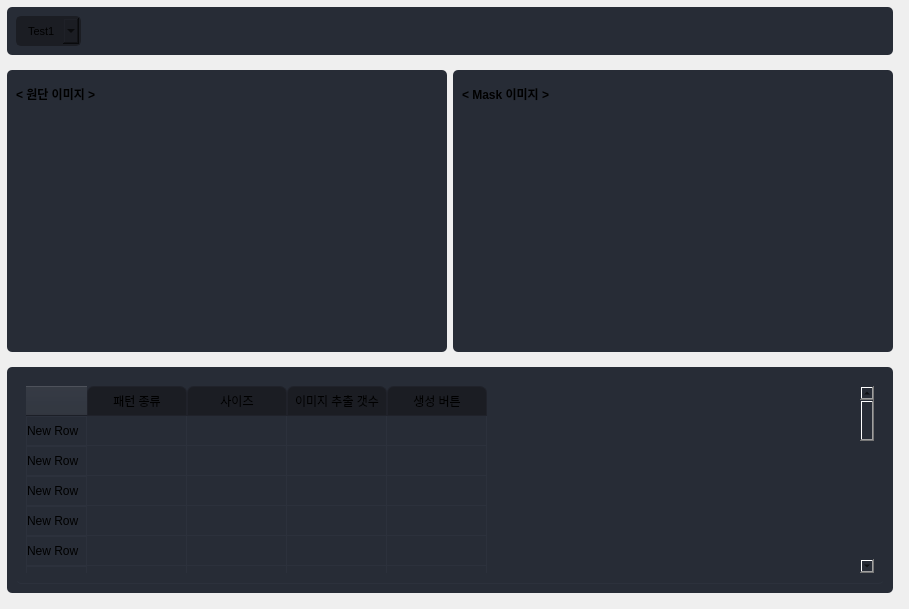
                  <widget class="QWidget" name="page_management">
                   <widget class="QFrame" name="verticalFrame">
                    <property name="geometry">
                     <rect>
                      <x>0</x>
                      <y>0</y>
                      <width>900</width>
                      <height>600</height>
                     </rect>
                    </property>
                    <layout class="QVBoxLayout" name="verticalLayout_16">
                     <property name="leftMargin">
                      <number>7</number>
                     </property>
                     <property name="topMargin">
                      <number>7</number>
                     </property>
                     <property name="rightMargin">
                      <number>7</number>
                     </property>
                     <property name="bottomMargin">
                      <number>7</number>
                     </property>
                     <item>
                      <widget class="QFrame" name="horizontalFrame_2">
                       <property name="maximumSize">
                        <size>
                         <width>16777215</width>
                         <height>50</height>
                        </size>
                       </property>
                       <property name="styleSheet">
                        <string notr="true">background-color: rgb(39, 44, 54);
border-radius: 5px;</string>
                       </property>
                       <layout class="QHBoxLayout" name="horizontalLayout_17">
                        <item>
                         <widget class="QComboBox" name="comboBox_3">
                          <property name="font">
                           <font>
                            <family>Segoe UI</family>
                            <pointsize>8</pointsize>
                           </font>
                          </property>
                          <property name="styleSheet">
                           <string notr="true">QComboBox{
	background-color: rgb(27, 29, 35);
	border-radius: 5px;
	border: 2px solid rgb(27, 29, 35);
	padding: 5px;
	padding-left: 10px;
}
QComboBox:hover{
	border: 2px solid rgb(64, 71, 88);
}
QComboBox QAbstractItemView {
	color: rgb(85, 170, 255);	
	background-color: rgb(27, 29, 35);
	padding: 10px;
	selection-background-color: rgb(39, 44, 54);
}</string>
                          </property>
                          <item>
                           <property name="text">
                            <string>Test1</string>
                           </property>
                          </item>
                         </widget>
                        </item>
                        <item>
                         <spacer name="horizontalSpacer_3">
                          <property name="orientation">
                           <enum>Qt::Horizontal</enum>
                          </property>
                          <property name="sizeHint" stdset="0">
                           <size>
                            <width>40</width>
                            <height>20</height>
                           </size>
                          </property>
                         </spacer>
                        </item>
                       </layout>
                      </widget>
                     </item>
                     <item>
                      <widget class="QFrame" name="horizontalFrame_2">
                       <property name="minimumSize">
                        <size>
                         <width>0</width>
                         <height>300</height>
                        </size>
                       </property>
                       <property name="styleSheet">
                        <string notr="true"/>
                       </property>
                       <layout class="QHBoxLayout" name="horizontalLayout_19">
                        <property name="leftMargin">
                         <number>0</number>
                        </property>
                        <property name="rightMargin">
                         <number>0</number>
                        </property>
                        <item>
                         <widget class="QFrame" name="verticalFrame">
                          <property name="styleSheet">
                           <string notr="true">background-color: rgb(39, 44, 54);
border-radius: 5px;</string>
                          </property>
                          <layout class="QVBoxLayout" name="verticalLayout_18">
                           <item>
                            <widget class="QLabel" name="textile_text">
                             <property name="maximumSize">
                              <size>
                               <width>16777215</width>
                               <height>30</height>
                              </size>
                             </property>
                             <property name="font">
                              <font>
                               <family>Segoe UI</family>
                               <pointsize>9</pointsize>
                               <weight>75</weight>
                               <bold>true</bold>
                              </font>
                             </property>
                             <property name="text">
                              <string>&lt; 원단 이미지 &gt;</string>
                             </property>
                            </widget>
                           </item>
                           <item>
                            <widget class="QLabel" name="textile_image">
                             <property name="text">
                              <string/>
                             </property>
                            </widget>
                           </item>
                          </layout>
                         </widget>
                        </item>
                        <item>
                         <widget class="QFrame" name="verticalFrame_2">
                          <property name="styleSheet">
                           <string notr="true">background-color: rgb(39, 44, 54);
border-radius: 5px;</string>
                          </property>
                          <layout class="QVBoxLayout" name="verticalLayout_19">
                           <item>
                            <widget class="QLabel" name="mask_text">
                             <property name="maximumSize">
                              <size>
                               <width>16777215</width>
                               <height>30</height>
                              </size>
                             </property>
                             <property name="font">
                              <font>
                               <family>Segoe UI</family>
                               <pointsize>9</pointsize>
                               <weight>75</weight>
                               <bold>true</bold>
                              </font>
                             </property>
                             <property name="text">
                              <string>&lt; Mask 이미지 &gt;</string>
                             </property>
                            </widget>
                           </item>
                           <item>
                            <widget class="QLabel" name="mask_image">
                             <property name="text">
                              <string/>
                             </property>
                            </widget>
                           </item>
                          </layout>
                         </widget>
                        </item>
                       </layout>
                      </widget>
                     </item>
                     <item>
                      <widget class="QFrame" name="verticalFrame">
                       <property name="styleSheet">
                        <string notr="true">background-color: rgb(39, 44, 54);
border-radius: 5px;</string>
                       </property>
                       <layout class="QVBoxLayout" name="verticalLayout_17">
                        <item>
                         <widget class="QTableWidget" name="tableWidget_2">
                          <property name="styleSheet">
                           <string notr="true">QTableWidget {	
	background-color: rgb(39, 44, 54);
	padding: 10px;
	border-radius: 5px;
	gridline-color: rgb(44, 49, 60);
	border-bottom: 1px solid rgb(44, 49, 60);
}
QTableWidget::item{
	border-color: rgb(44, 49, 60);
	padding-left: 5px;
	padding-right: 5px;
	gridline-color: rgb(44, 49, 60);
}
QTableWidget::item:selected{
	background-color: rgb(85, 170, 255);
}
QScrollBar:horizontal {
    border: none;
    background: rgb(52, 59, 72);
    height: 14px;
    margin: 0px 21px 0 21px;
	border-radius: 0px;
}
 QScrollBar:vertical {
	border: none;
    background: rgb(52, 59, 72);
    width: 14px;
    margin: 21px 0 21px 0;
	border-radius: 0px;
 }
QHeaderView::section{
	Background-color: rgb(39, 44, 54);
	max-width: 30px;
	border: 1px solid rgb(44, 49, 60);
	border-style: none;
    border-bottom: 1px solid rgb(44, 49, 60);
    border-right: 1px solid rgb(44, 49, 60);
}
QTableWidget::horizontalHeader {	
	background-color: rgb(81, 255, 0);
}
QHeaderView::section:horizontal
{
    border: 1px solid rgb(32, 34, 42);
	background-color: rgb(27, 29, 35);
	padding: 3px;
	border-top-left-radius: 7px;
    border-top-right-radius: 7px;
}
QHeaderView::section:vertical
{
    border: 1px solid rgb(44, 49, 60);
}</string>
                          </property>
                          <property name="verticalScrollBarPolicy">
                           <enum>Qt::ScrollBarAlwaysOn</enum>
                          </property>
                          <row>
                           <property name="text">
                            <string>New Row</string>
                           </property>
                          </row>
                          <row>
                           <property name="text">
                            <string>New Row</string>
                           </property>
                          </row>
                          <row>
                           <property name="text">
                            <string>New Row</string>
                           </property>
                          </row>
                          <row>
                           <property name="text">
                            <string>New Row</string>
                           </property>
                          </row>
                          <row>
                           <property name="text">
                            <string>New Row</string>
                           </property>
                          </row>
                          <row>
                           <property name="text">
                            <string>New Row</string>
                           </property>
                          </row>
                          <row>
                           <property name="text">
                            <string>New Row</string>
                           </property>
                          </row>
                          <row>
                           <property name="text">
                            <string>New Row</string>
                           </property>
                          </row>
                          <row>
                           <property name="text">
                            <string>New Row</string>
                           </property>
                          </row>
                          <row>
                           <property name="text">
                            <string>New Row</string>
                           </property>
                          </row>
                          <row>
                           <property name="text">
                            <string>New Row</string>
                           </property>
                          </row>
                          <row>
                           <property name="text">
                            <string>New Row</string>
                           </property>
                          </row>
                          <row>
                           <property name="text">
                            <string>New Row</string>
                           </property>
                          </row>
                          <row>
                           <property name="text">
                            <string>New Row</string>
                           </property>
                          </row>
                          <row>
                           <property name="text">
                            <string>New Row</string>
                           </property>
                          </row>
                          <row>
                           <property name="text">
                            <string>New Row</string>
                           </property>
                          </row>
                          <row>
                           <property name="text">
                            <string>New Row</string>
                           </property>
                          </row>
                          <row>
                           <property name="text">
                            <string>New Row</string>
                           </property>
                          </row>
                          <row>
                           <property name="text">
                            <string>New Row</string>
                           </property>
                          </row>
                          <column>
                           <property name="text">
                            <string>패턴 종류</string>
                           </property>
                          </column>
                          <column>
                           <property name="text">
                            <string>사이즈</string>
                           </property>
                          </column>
                          <column>
                           <property name="text">
                            <string>이미지 추출 갯수</string>
                           </property>
                          </column>
                          <column>
                           <property name="text">
                            <string>생성 버튼</string>
                           </property>
                          </column>
                         </widget>
                        </item>
                       </layout>
                      </widget>
                     </item>
                    </layout>
                   </widget>
                  </widget>
